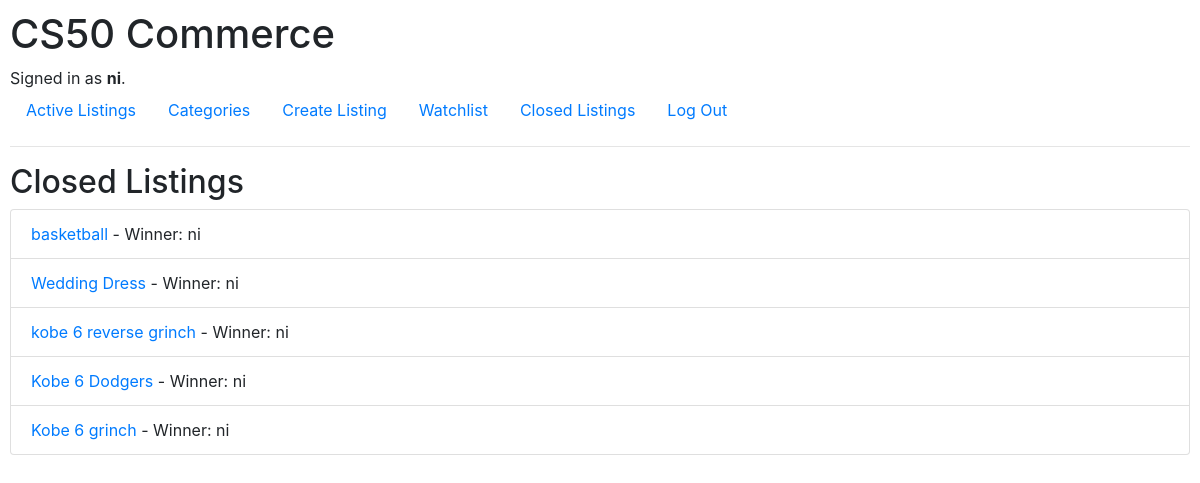
Page /closed/ (signed in) on the committed database.
### auctions/models.py (models this page shows, shortened)
class User(AbstractUser):
    watchlisted_items = models.ManyToManyField(
        "Listing", blank=True, related_name="watchers"
    )
    closed_listings = models.ManyToManyField(
        "Listing", blank=True, related_name="closed_by_users"
    )

class Listing(models.Model):
    title = models.CharField(max_length=64)
    description = models.TextField()
    starting_bid = models.DecimalField(max_digits=10, decimal_places=2)
    image_url = models.URLField(blank=True)
    category = models.CharField(max_length=64, blank=True)
    created_by = models.ForeignKey(
        "User", on_delete=models.CASCADE, related_name="listings"
    )
    is_active = models.BooleanField(default=True)
    winner = models.ForeignKey(
        "User",
        on_delete=models.SET_NULL,
        null=True,
        blank=True,
        related_name="won_listings"
    )

### auctions/views.py (the view)
# urls.py: path("closed/", views.closed_listings, name="closed_listings"),
@login_required
def closed_listings(request):
    closed_listings = Listing.objects.filter(is_active=False, winner=request.user)
    return render(request, "auctions/close.html", {
        "closed_listings": closed_listings
    })

### auctions/templates/auctions/close.html (shortened to what this page needs)
{% extends "auctions/layout.html" %}
{% block body %}
<h2>Closed Listings</h2>
{% if closed_listings %}
    <ul class="list-group">
        {% for listing in closed_listings %}
            <li class="list-group-item">
                <a href="{% url 'listing' listing.id %}">{{ listing.title }}</a>
                {% if listing.winner %}
                    - Winner: {{ listing.winner.username }}
                {% else %}
                    - No bids placed
                {% endif %}
            </li>
        {% endfor %}
    </ul>
{% else %}
    <p>You have no closed listings yet.</p>
{% endif %}
{% endblock %}

### auctions/templates/auctions/layout.html (shortened to what this page needs)
{% load static %}
<!DOCTYPE html>
<html lang="en">
    <head>
        <link rel="stylesheet" href="https://stackpath.bootstrapcdn.com/bootstrap/4.4.1/css/bootstrap.min.css">
        <link href="{% static 'auctions/styles.css' %}" rel="stylesheet">
    </head>
    <body>
        <h1>CS50 Commerce</h1>
        <div>
            {% if user.is_authenticated %}
                Signed in as <strong>{{ user.username }}</strong>.
            {% else %}
                Not signed in.
            {% endif %}
        </div>
        <ul class="nav">
            <li class="nav-item">
                <a class="nav-link" href="{% url 'index' %}">Active Listings</a>
            </li>
            <li class="nav-item">
                <a class="nav-link" href="{% url 'categories' %}">
                    Categories
                </a>
            </li>
            {% if user.is_authenticated %}
                <li class="nav-item">
                    <a class="nav-link" href="{% url 'create_listing' %}">Create Listing</a>
                </li>
                <li class="nav-item">
                    <a class="nav-link" href="{% url 'watchlist' %}">Watchlist</a>
                </li>
                <li class="nav-item">
                    <a class="nav-link" href="{% url 'closed_listings' %}">Closed Listings</a>
                </li>
                <li class="nav-item">
                    <a class="nav-link" href="{% url 'logout' %}">Log Out</a>
                </li>
            {% endif %}
        </ul>
        <hr>
        {% block body %}
        {% endblock %}
    </body>
</html>

### auctions/static/auctions/styles.css (style rules this page uses)
body { padding: 10px; }

### rows in the picture
User: username "ni"
Listing: title "basketball", winner.username "ni"
Listing: title "Wedding Dress", winner.username "ni"
Listing: title "kobe 6 reverse grinch", winner.username "ni"
Listing: title "Kobe 6 Dodgers", winner.username "ni"
Listing: title "Kobe 6 grinch", winner.username "ni"
